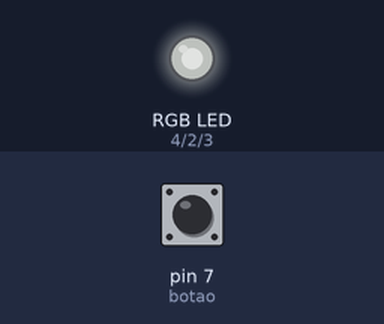
Bench run of a sketch on a simulated Arduino Uno, built with avr-gcc and run on an emulated ATmega328P. Shown: an RGB LED mixed from three pins (HIGH = lit). The test bench sets the inputs (shaded band); at power-on: pin 7 (botao) LOW. Dim RGB values are drawn brighter than linear.

Above: at 1.2 s.
1.3 s: pin 7 (botao) pulled HIGH for 0.15 s
At 1.42 s:
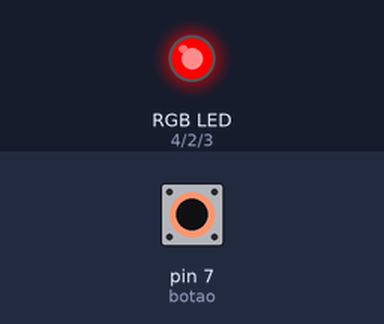
2.9 s: pin 7 (botao) pulled HIGH for 1 s
At 3.7 s:
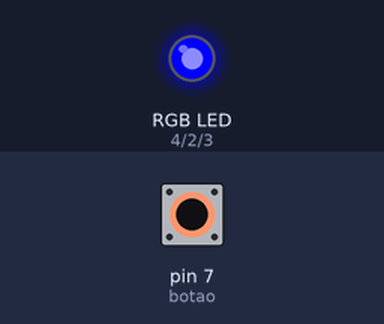
5.4 s: pin 7 (botao) pulled HIGH for 0.15 s
At 6.7 s:
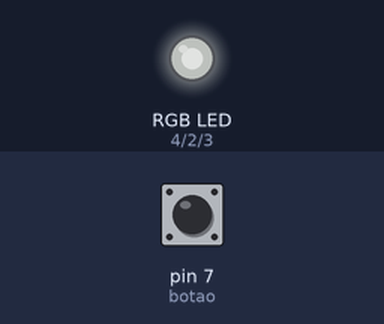
7.0 s: pin 7 (botao) pulled HIGH for 3.2 s
At 8.3 s:
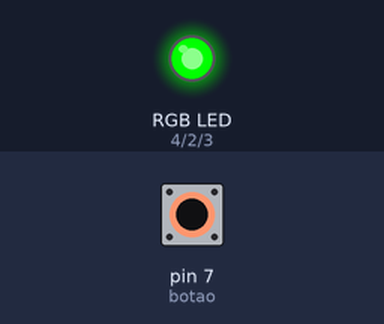
11.7 s: pin 7 (botao) pulled HIGH for 0.15 s
At 12.6 s:
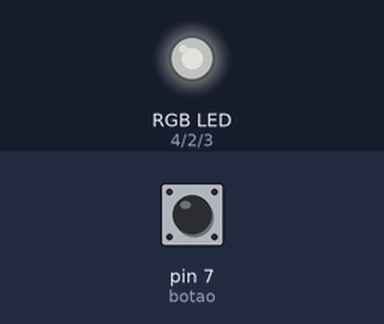
13.3 s: pin 7 (botao) pulled HIGH for 1 s
At 14.1 s:
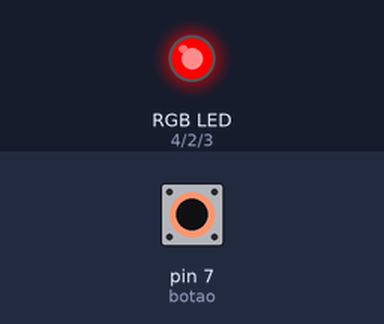
Timing chart, 0 to 16.3 s (numbered marks = the images above; inputs shaded):
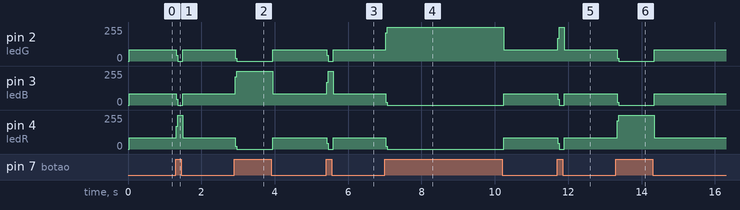

Measured:
- after the input at 1.3 s, pin 2 (ledG): 86/255 → 0/255 at once, → 86/255 0.17 s later; pin 3 (ledB): 84/255 → 0/255 at once, → 84/255 0.17 s later; pin 4 (ledR): 84/255 → 255/255 at once, → 84/255 0.17 s later
- after the input at 2.9 s, pin 2 (ledG): 86/255 → 0/255 at once, → 86/255 1.0 s later; pin 3 (ledB): 84/255 → 255/255 at once, → 84/255 1.0 s later; pin 4 (ledR): 84/255 → 0/255 at once, → 84/255 1.0 s later
- after the input at 5.4 s, pin 2 (ledG): 86/255 → 0/255 at once, → 86/255 0.17 s later; pin 3 (ledB): 84/255 → 255/255 at once, → 84/255 0.17 s later; pin 4 (ledR): 84/255 → 0/255 at once, → 84/255 0.17 s later
- after the input at 7.0 s, pin 2 (ledG): 86/255 → 255/255 at once, → 86/255 3.2 s later; pin 3 (ledB): 84/255 → 0/255 at once, → 84/255 3.2 s later; pin 4 (ledR): 84/255 → 0/255 at once, → 85/255 3.2 s later
- after the input at 11.7 s, pin 2 (ledG): 86/255 → 255/255 at once, → 86/255 0.17 s later; pin 3 (ledB): 84/255 → 0/255 at once, → 84/255 0.17 s later; pin 4 (ledR): 85/255 → 0/255 at once, → 85/255 0.17 s later
- after the input at 13.3 s, pin 2 (ledG): 86/255 → 0/255 at once, → 86/255 1.0 s later; pin 3 (ledB): 84/255 → 0/255 at once, → 84/255 1.0 s later; pin 4 (ledR): 85/255 → 255/255 at once, → 85/255 1.0 s later

The sketch:

ler_rgb1.ino
```cpp
#define ledR 4
#define ledB 3
#define ledG 2
#define botao 7
#define maximo 3

int bClic = 0;
int bSolto = 0;
int ciclo = 0;

void setup(){

  pinMode(ledR, OUTPUT);
  pinMode(ledB, OUTPUT);
  pinMode(ledG, OUTPUT);

}

void vermelho(){

  digitalWrite(ledR, HIGH);
  digitalWrite(ledB, LOW);
  digitalWrite(ledG, LOW);
}

void azul(){

  digitalWrite(ledR, LOW);
  digitalWrite(ledB, HIGH);
  digitalWrite(ledG, LOW);
}

void verde(){

  digitalWrite(ledR, LOW);
  digitalWrite(ledB, LOW);
  digitalWrite(ledG, HIGH);
}

void Cor(){

  if(ciclo == 0){
    vermelho();
  }

  else if(ciclo == 1){
    verde();
  }

  else if(ciclo == 2){
    azul();
  }

  ciclo++;

  if(ciclo > maximo -1){
   ciclo = 0;
  }
}

void vef(){

  if(digitalRead(botao) == HIGH){
    bSolto = 1;
    bSolto = 0;
  }

  else {
    bSolto = 1;
  }

  if((bSolto == 1)and(bSolto == 1)){
    bClic = 0;
    bSolto = 0;

    Cor();
}
}

void loop(){
 vef();
}
```

code.cpp
```cpp
#define ledR 4
#define ledB 3
#define ledG 2
#define botao 7
#define maximo 3

int bClic = 0;
int bSolto = 0;
int ciclo = 0;

void setup()
{

  pinMode(ledR, OUTPUT);
  pinMode(ledB, OUTPUT);
  pinMode(ledG, OUTPUT);
}

void vermelho()
{

  digitalWrite(ledR, HIGH);
  digitalWrite(ledB, LOW);
  digitalWrite(ledG, LOW);
}

void azul()
{

  digitalWrite(ledR, LOW);
  digitalWrite(ledB, HIGH);
  digitalWrite(ledG, LOW);
}

void verde()
{

  digitalWrite(ledR, LOW);
  digitalWrite(ledB, LOW);
  digitalWrite(ledG, HIGH);
}

void Cor()
{

  if (ciclo == 0)
  {
    vermelho();
  }

  else if (ciclo == 1)
  {
    verde();
  }

  else if (ciclo == 2)
  {
    azul();
  }

  ciclo++;

  if (ciclo > maximo - 1)
  {
    ciclo = 0;
  }
}

void vef()
{

  if (digitalRead(botao) == HIGH)
  {
    bSolto = 1;
    bSolto = 0;
  }

  else
  {
    bSolto = 1;
  }

  if ((bSolto == 1) and (bSolto == 1))
  {
    bClic = 0;
    bSolto = 0;

    Cor();
  }
}

void loop()
{
  vef();
}
```
